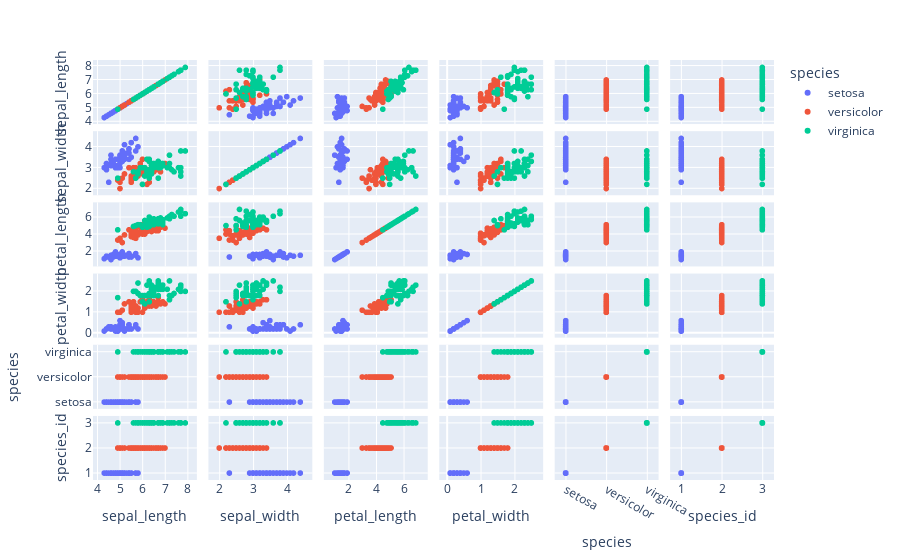

Notebook code for this chart:
### Markdown cell above
Q4. Using the iris dataset in the Plotly library, Plot a scatter matrix plot, using the "species" column for
the color parameter.

Note: Use "sepal_length", "sepal_width", "petal_length", "petal_width" columns only with the
dimensions parameter.

### Code cell
df = px.data.iris()
fig = px.scatter_matrix(df ,color = "species")
fig.show()

### Figure 1 — Plotly figure (JSON) as saved in the notebook; plotly's stock layout.template omitted (floating-point values rounded to 4 significant figures)
{"data": [{"dimensions": [{"axis": {"matches": true}, "label": "sepal_length", "values": [5.1, 4.9, 4.7, 4.6, 5, 5.4, 4.6, 5, 4.4, 4.9, 5.4, 4.8, 4.8, 4.3, 5.8, 5.7, 5.4, 5.1, 5.7, 5.1, 5.4, 5.1, 4.6, 5.1, 4.8, 5, 5, 5.2, 5.2, 4.7, 4.8, 5.4, 5.2, 5.5, 4.9, 5, 5.5, 4.9, 4.4, 5.1, 5, 4.5, 4.4, 5, 5.1, 4.8, 5.1, 4.6, 5.3, 5]}, {"axis": {"matches": true}, "label": "sepal_width", "values": [3.5, 3, 3.2, 3.1, 3.6, 3.9, 3.4, 3.4, 2.9, 3.1, 3.7, 3.4, 3, 3, 4, 4.4, 3.9, 3.5, 3.8, 3.8, 3.4, 3.7, 3.6, 3.3, 3.4, 3, 3.4, 3.5, 3.4, 3.2, 3.1, 3.4, 4.1, 4.2, 3.1, 3.2, 3.5, 3.1, 3, 3.4, 3.5, 2.3, 3.2, 3.5, 3.8, 3, 3.8, 3.2, 3.7, 3.3]}, {"axis": {"matches": true}, "label": "petal_length", "values": [1.4, 1.4, 1.3, 1.5, 1.4, 1.7, 1.4, 1.5, 1.4, 1.5, 1.5, 1.6, 1.4, 1.1, 1.2, 1.5, 1.3, 1.4, 1.7, 1.5, 1.7, 1.5, 1, 1.7, 1.9, 1.6, 1.6, 1.5, 1.4, 1.6, 1.6, 1.5, 1.5, 1.4, 1.5, 1.2, 1.3, 1.5, 1.3, 1.5, 1.3, 1.3, 1.3, 1.6, 1.9, 1.4, 1.6, 1.4, 1.5, 1.4]}, {"axis": {"matches": true}, "label": "petal_width", "values": [0.2, 0.2, 0.2, 0.2, 0.2, 0.4, 0.3, 0.2, 0.2, 0.1, 0.2, 0.2, 0.1, 0.1, 0.2, 0.4, 0.4, 0.3, 0.3, 0.3, 0.2, 0.4, 0.2, 0.5, 0.2, 0.2, 0.4, 0.2, 0.2, 0.2, 0.2, 0.4, 0.1, 0.2, 0.1, 0.2, 0.2, 0.1, 0.2, 0.2, 0.3, 0.3, 0.2, 0.6, 0.4, 0.3, 0.2, 0.2, 0.2, 0.2]}, {"axis": {"matches": true}, "label": "species", "values": ["setosa", "setosa", "setosa", "setosa", "setosa", "setosa", "setosa", "setosa", "setosa", "setosa", "setosa", "setosa", "setosa", "setosa", "setosa", "setosa", "setosa", "setosa", "setosa", "setosa", "setosa", "setosa", "setosa", "setosa", "setosa", "setosa", "setosa", "setosa", "setosa", "setosa", "setosa", "setosa", "setosa", "setosa", "setosa", "setosa", "setosa", "setosa", "setosa", "setosa", "setosa", "setosa", "setosa", "setosa", "setosa", "setosa", "setosa", "setosa", "setosa", "setosa"]}, {"axis": {"matches": true}, "label": "species_id", "values": [1, 1, 1, 1, 1, 1, 1, 1, 1, 1, 1, 1, 1, 1, 1, 1, 1, 1, 1, 1, 1, 1, 1, 1, 1, 1, 1, 1, 1, 1, 1, 1, 1, 1, 1, 1, 1, 1, 1, 1, 1, 1, 1, 1, 1, 1, 1, 1, 1, 1]}], "hovertemplate": "species=setosa<br>%{xaxis.title.text}=%{x}<br>%{yaxis.title.text}=%{y}<extra></extra>", "legendgroup": "setosa", "marker": {"color": "#636efa", "symbol": "circle"}, "name": "setosa", "showlegend": true, "type": "splom"}, {"dimensions": [{"axis": {"matches": true}, "label": "sepal_length", "values": [7, 6.4, 6.9, 5.5, 6.5, 5.7, 6.3, 4.9, 6.6, 5.2, 5, 5.9, 6, 6.1, 5.6, 6.7, 5.6, 5.8, 6.2, 5.6, 5.9, 6.1, 6.3, 6.1, 6.4, 6.6, 6.8, 6.7, 6, 5.7, 5.5, 5.5, 5.8, 6, 5.4, 6, 6.7, 6.3, 5.6, 5.5, 5.5, 6.1, 5.8, 5, 5.6, 5.7, 5.7, 6.2, 5.1, 5.7]}, {"axis": {"matches": true}, "label": "sepal_width", "values": [3.2, 3.2, 3.1, 2.3, 2.8, 2.8, 3.3, 2.4, 2.9, 2.7, 2, 3, 2.2, 2.9, 2.9, 3.1, 3, 2.7, 2.2, 2.5, 3.2, 2.8, 2.5, 2.8, 2.9, 3, 2.8, 3, 2.9, 2.6, 2.4, 2.4, 2.7, 2.7, 3, 3.4, 3.1, 2.3, 3, 2.5, 2.6, 3, 2.6, 2.3, 2.7, 3, 2.9, 2.9, 2.5, 2.8]}, {"axis": {"matches": true}, "label": "petal_length", "values": [4.7, 4.5, 4.9, 4, 4.6, 4.5, 4.7, 3.3, 4.6, 3.9, 3.5, 4.2, 4, 4.7, 3.6, 4.4, 4.5, 4.1, 4.5, 3.9, 4.8, 4, 4.9, 4.7, 4.3, 4.4, 4.8, 5, 4.5, 3.5, 3.8, 3.7, 3.9, 5.1, 4.5, 4.5, 4.7, 4.4, 4.1, 4, 4.4, 4.6, 4, 3.3, 4.2, 4.2, 4.2, 4.3, 3, 4.1]}, {"axis": {"matches": true}, "label": "petal_width", "values": [1.4, 1.5, 1.5, 1.3, 1.5, 1.3, 1.6, 1, 1.3, 1.4, 1, 1.5, 1, 1.4, 1.3, 1.4, 1.5, 1, 1.5, 1.1, 1.8, 1.3, 1.5, 1.2, 1.3, 1.4, 1.4, 1.7, 1.5, 1, 1.1, 1, 1.2, 1.6, 1.5, 1.6, 1.5, 1.3, 1.3, 1.3, 1.2, 1.4, 1.2, 1, 1.3, 1.2, 1.3, 1.3, 1.1, 1.3]}, {"axis": {"matches": true}, "label": "species", "values": ["versicolor", "versicolor", "versicolor", "versicolor", "versicolor", "versicolor", "versicolor", "versicolor", "versicolor", "versicolor", "versicolor", "versicolor", "versicolor", "versicolor", "versicolor", "versicolor", "versicolor", "versicolor", "versicolor", "versicolor", "versicolor", "versicolor", "versicolor", "versicolor", "versicolor", "versicolor", "versicolor", "versicolor", "versicolor", "versicolor", "versicolor", "versicolor", "versicolor", "versicolor", "versicolor", "versicolor", "versicolor", "versicolor", "versicolor", "versicolor", "versicolor", "versicolor", "versicolor", "versicolor", "versicolor", "versicolor", "versicolor", "versicolor", "versicolor", "versicolor"]}, {"axis": {"matches": true}, "label": "species_id", "values": [2, 2, 2, 2, 2, 2, 2, 2, 2, 2, 2, 2, 2, 2, 2, 2, 2, 2, 2, 2, 2, 2, 2, 2, 2, 2, 2, 2, 2, 2, 2, 2, 2, 2, 2, 2, 2, 2, 2, 2, 2, 2, 2, 2, 2, 2, 2, 2, 2, 2]}], "hovertemplate": "species=versicolor<br>%{xaxis.title.text}=%{x}<br>%{yaxis.title.text}=%{y}<extra></extra>", "legendgroup": "versicolor", "marker": {"color": "#EF553B", "symbol": "circle"}, "name": "versicolor", "showlegend": true, "type": "splom"}, {"dimensions": [{"axis": {"matches": true}, "label": "sepal_length", "values": [6.3, 5.8, 7.1, 6.3, 6.5, 7.6, 4.9, 7.3, 6.7, 7.2, 6.5, 6.4, 6.8, 5.7, 5.8, 6.4, 6.5, 7.7, 7.7, 6, 6.9, 5.6, 7.7, 6.3, 6.7, 7.2, 6.2, 6.1, 6.4, 7.2, 7.4, 7.9, 6.4, 6.3, 6.1, 7.7, 6.3, 6.4, 6, 6.9, 6.7, 6.9, 5.8, 6.8, 6.7, 6.7, 6.3, 6.5, 6.2, 5.9]}, {"axis": {"matches": true}, "label": "sepal_width", "values": [3.3, 2.7, 3, 2.9, 3, 3, 2.5, 2.9, 2.5, 3.6, 3.2, 2.7, 3, 2.5, 2.8, 3.2, 3, 3.8, 2.6, 2.2, 3.2, 2.8, 2.8, 2.7, 3.3, 3.2, 2.8, 3, 2.8, 3, 2.8, 3.8, 2.8, 2.8, 2.6, 3, 3.4, 3.1, 3, 3.1, 3.1, 3.1, 2.7, 3.2, 3.3, 3, 2.5, 3, 3.4, 3]}, {"axis": {"matches": true}, "label": "petal_length", "values": [6, 5.1, 5.9, 5.6, 5.8, 6.6, 4.5, 6.3, 5.8, 6.1, 5.1, 5.3, 5.5, 5, 5.1, 5.3, 5.5, 6.7, 6.9, 5, 5.7, 4.9, 6.7, 4.9, 5.7, 6, 4.8, 4.9, 5.6, 5.8, 6.1, 6.4, 5.6, 5.1, 5.6, 6.1, 5.6, 5.5, 4.8, 5.4, 5.6, 5.1, 5.1, 5.9, 5.7, 5.2, 5, 5.2, 5.4, 5.1]}, {"axis": {"matches": true}, "label": "petal_width", "values": [2.5, 1.9, 2.1, 1.8, 2.2, 2.1, 1.7, 1.8, 1.8, 2.5, 2, 1.9, 2.1, 2, 2.4, 2.3, 1.8, 2.2, 2.3, 1.5, 2.3, 2, 2, 1.8, 2.1, 1.8, 1.8, 1.8, 2.1, 1.6, 1.9, 2, 2.2, 1.5, 1.4, 2.3, 2.4, 1.8, 1.8, 2.1, 2.4, 2.3, 1.9, 2.3, 2.5, 2.3, 1.9, 2, 2.3, 1.8]}, {"axis": {"matches": true}, "label": "species", "values": ["virginica", "virginica", "virginica", "virginica", "virginica", "virginica", "virginica", "virginica", "virginica", "virginica", "virginica", "virginica", "virginica", "virginica", "virginica", "virginica", "virginica", "virginica", "virginica", "virginica", "virginica", "virginica", "virginica", "virginica", "virginica", "virginica", "virginica", "virginica", "virginica", "virginica", "virginica", "virginica", "virginica", "virginica", "virginica", "virginica", "virginica", "virginica", "virginica", "virginica", "virginica", "virginica", "virginica", "virginica", "virginica", "virginica", "virginica", "virginica", "virginica", "virginica"]}, {"axis": {"matches": true}, "label": "species_id", "values": [3, 3, 3, 3, 3, 3, 3, 3, 3, 3, 3, 3, 3, 3, 3, 3, 3, 3, 3, 3, 3, 3, 3, 3, 3, 3, 3, 3, 3, 3, 3, 3, 3, 3, 3, 3, 3, 3, 3, 3, 3, 3, 3, 3, 3, 3, 3, 3, 3, 3]}], "hovertemplate": "species=virginica<br>%{xaxis.title.text}=%{x}<br>%{yaxis.title.text}=%{y}<extra></extra>", "legendgroup": "virginica", "marker": {"color": "#00cc96", "symbol": "circle"}, "name": "virginica", "showlegend": true, "type": "splom"}], "layout": {"autosize": true, "dragmode": "select", "legend": {"title": {"text": "species"}, "tracegroupgap": 0}, "margin": {"t": 60}, "xaxis": {"autorange": true, "range": [3.439, 8.761], "type": "linear"}, "xaxis2": {"autorange": true, "range": [1.426, 4.974], "type": "linear"}, "xaxis3": {"autorange": true, "range": [-0.4106, 8.311], "type": "linear"}, "xaxis4": {"autorange": true, "range": [-0.4738, 3.074], "type": "linear"}, "xaxis5": {"autorange": true, "range": [-0.4782, 2.478], "type": "category"}, "xaxis6": {"autorange": true, "range": [0.5218, 3.478], "type": "linear"}, "yaxis": {"autorange": true, "range": [3.439, 8.761], "type": "linear"}, "yaxis2": {"autorange": true, "range": [1.426, 4.974], "type": "linear"}, "yaxis3": {"autorange": true, "range": [-0.4106, 8.311], "type": "linear"}, "yaxis4": {"autorange": true, "range": [-0.4738, 3.074], "type": "linear"}, "yaxis5": {"autorange": true, "range": [-0.4782, 2.478], "type": "category"}, "yaxis6": {"autorange": true, "range": [0.5218, 3.478], "type": "linear"}}}
